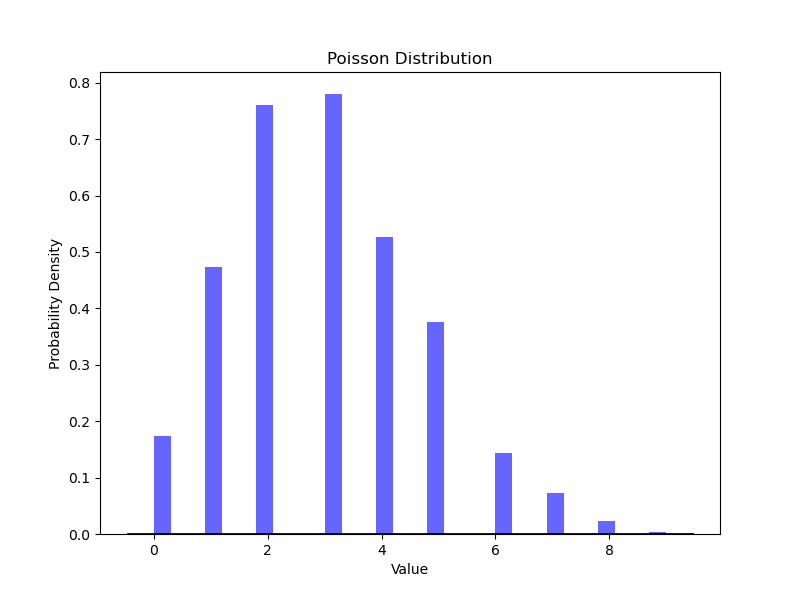

Generate this figure with Python:
import numpy as np
import matplotlib.pyplot as plt
from scipy.stats import poisson

# 푸아송 분포의 파라미터 설정
mu = 3.0  # 평균 및 분산
num_samples = 1000

# 푸아송 분포에서 샘플 생성
poisson_data = np.random.poisson(mu, num_samples)

# 푸아송 분포 데이터 시각화
plt.figure(figsize=(8, 6))
plt.hist(poisson_data, bins=30, density=True, alpha=0.6, color='b')

# 푸아송 분포의 이론적 밀도 함수 그리기
xmin, xmax = plt.xlim()
x = np.linspace(xmin, xmax, 100)
p = poisson.pmf(x, mu)
plt.plot(x, p, 'k', linewidth=2)
plt.title('Poisson Distribution')
plt.xlabel('Value')
plt.ylabel('Probability Density')
plt.show()
